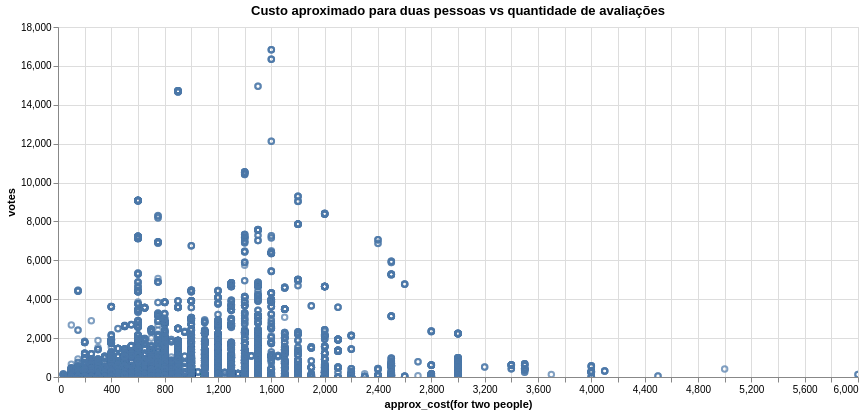

The code cell stored with this chart in its notebook:
### Code cell
restaurantes.plot.scatter(x = 'approx_cost(for two people)', y = 'votes').properties(width = 800, height = 350, title = 'Custo aproximado para duas pessoas vs quantidade de avaliações')

### Figure 1 — Vega specification as saved in the notebook (floating-point values rounded to 4 significant figures; data arrays with more than 128 entries replaced by an {"elided": "..."} marker saying what was removed)
{"$schema": "https://vega.github.io/schema/vega/v5.json", "data": [{"name": "param_6_store"}, {"name": "source_0", "values": {"elided": "51371 records"}}, {"name": "source_0_x_domain_approx_cost(for two people)", "values": [{"min": 40.0, "max": 6000.0}]}, {"name": "source_0_y_domain_votes", "values": [{"min": 0, "max": 16832}]}], "signals": [{"name": "unit", "value": {}, "on": [{"events": "pointermove", "update": "isTuple(group()) ? group() : unit"}]}, {"name": "param_6", "update": "vlSelectionResolve(\"param_6_store\", \"union\")"}, {"name": "param_6_approx_cost_for_two_people_", "on": [{"events": [{"source": "view", "type": "dblclick"}], "update": "null"}, {"events": {"signal": "param_6_translate_delta"}, "update": "panLinear(param_6_translate_anchor.extent_x, -param_6_translate_delta.x / width)"}, {"events": {"signal": "param_6_zoom_delta"}, "update": "zoomLinear(domain(\"x\"), param_6_zoom_anchor.x, param_6_zoom_delta)"}]}, {"name": "param_6_votes", "on": [{"events": [{"source": "view", "type": "dblclick"}], "update": "null"}, {"events": {"signal": "param_6_translate_delta"}, "update": "panLinear(param_6_translate_anchor.extent_y, param_6_translate_delta.y / height)"}, {"events": {"signal": "param_6_zoom_delta"}, "update": "zoomLinear(domain(\"y\"), param_6_zoom_anchor.y, param_6_zoom_delta)"}]}, {"name": "param_6_tuple", "on": [{"events": [{"signal": "param_6_approx_cost_for_two_people_ || param_6_votes"}], "update": "param_6_approx_cost_for_two_people_ && param_6_votes ? {unit: \"\", fields: param_6_tuple_fields, values: [param_6_approx_cost_for_two_people_,param_6_votes]} : null"}]}, {"name": "param_6_tuple_fields", "value": [{"field": "approx_cost(for two people)", "channel": "x", "type": "R"}, {"field": "votes", "channel": "y", "type": "R"}]}, {"name": "param_6_translate_anchor", "value": {}, "on": [{"events": [{"source": "scope", "type": "pointerdown"}], "update": "{x: x(unit), y: y(unit), extent_x: domain(\"x\"), extent_y: domain(\"y\")}"}]}, {"name": "param_6_translate_delta", "value": {}, "on": [{"events": [{"source": "window", "between": [{"source": "scope", "type": "pointerdown"}, {"source": "window", "type": "pointerup"}], "type": "pointermove", "consume": true}], "update": "{x: param_6_translate_anchor.x - x(unit), y: param_6_translate_anchor.y - y(unit)}"}]}, {"name": "param_6_zoom_anchor", "on": [{"events": [{"source": "scope", "type": "wheel", "consume": true}], "update": "{x: invert(\"x\", x(unit)), y: invert(\"y\", y(unit))}"}]}, {"name": "param_6_zoom_delta", "on": [{"events": [{"source": "scope", "type": "wheel", "consume": true}], "update": "pow(1.001, event.deltaY * pow(16, event.deltaMode))", "force": true}]}, {"name": "param_6_modify", "on": [{"events": {"signal": "param_6_tuple"}, "update": "modify(\"param_6_store\", param_6_tuple, true)"}]}], "marks": [{"type": "symbol", "name": "marks", "from": {"data": "source_0"}, "encode": {"update": {"tooltip": {"signal": "{\"approx_cost(for two people)\": format(datum[\"approx_cost(for two people)\"], \"\"), \"votes\": format(datum[\"votes\"], \"\")}"}, "y": {"field": "votes", "scale": "y"}, "opacity": {"value": 0.7}, "fill": {"value": "transparent"}, "stroke": {"value": "#4c78a8"}, "x": {"field": "approx_cost(for two people)", "scale": "x"}}}, "style": ["point"], "interactive": true, "clip": true}], "scales": [{"name": "x", "type": "linear", "domain": [{"signal": "(data(\"source_0_x_domain_approx_cost(for two people)\")[0] || {}).min"}, {"signal": "(data(\"source_0_x_domain_approx_cost(for two people)\")[0] || {}).max"}], "range": [0, {"signal": "width"}], "nice": true, "zero": true, "domainRaw": {"signal": "param_6[\"approx_cost(for two people)\"]"}}, {"name": "y", "type": "linear", "domain": [{"signal": "(data(\"source_0_y_domain_votes\")[0] || {}).min"}, {"signal": "(data(\"source_0_y_domain_votes\")[0] || {}).max"}], "range": [{"signal": "height"}, 0], "zero": true, "domainRaw": {"signal": "param_6[\"votes\"]"}, "nice": true}], "axes": [{"scale": "x", "domain": false, "grid": true, "tickCount": {"signal": "ceil(width/40)"}, "maxExtent": 0, "orient": "bottom", "labels": false, "minExtent": 0, "ticks": false, "zindex": 0, "aria": false, "gridScale": "y"}, {"scale": "y", "domain": false, "labels": false, "aria": false, "orient": "left", "grid": true, "tickCount": {"signal": "ceil(height/40)"}, "minExtent": 0, "gridScale": "x", "zindex": 0, "ticks": false, "maxExtent": 0}, {"scale": "x", "labelOverlap": true, "tickCount": {"signal": "ceil(width/40)"}, "orient": "bottom", "zindex": 0, "grid": false, "title": "approx_cost(for two people)", "labelFlush": true}, {"scale": "y", "title": "votes", "zindex": 0, "labelOverlap": true, "orient": "left", "grid": false, "tickCount": {"signal": "ceil(height/40)"}}], "title": {"text": "Custo aproximado para duas pessoas vs quantidade de avaliações", "frame": "group"}, "background": "white", "padding": 5, "style": "cell", "width": 800, "height": 350}
